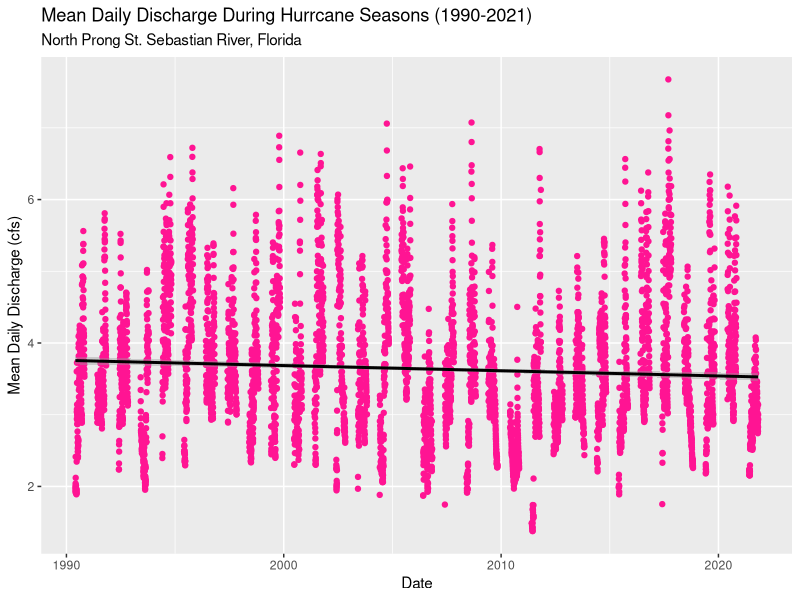

Recreate this plot in R.
require(lubridate)
require(tidyverse)
#load data
florida_1990 <- read.csv("./Data/Processed/florida_hurricane_1990_processed.csv", stringsAsFactors = T)
#Date column
florida_1990 <- florida_1990 %>%
  mutate(Date = ymd(Date))

class(florida_1990$Date)

#plot discharge before running time series on the log scale
ggplot(florida_1990, aes(x = Date, y = log(Daily_Discharge_clean)))+
  geom_point(color = "deeppink1")+
  geom_smooth(method = lm, color = "black")+
  labs(x = "Date", y = "Mean Daily Discharge (cfs)",
       title = "Mean Daily Discharge During Hurrcane Seasons (1990-2021)", 
       subtitle = "North Prong St. Sebastian River, Florida") 
